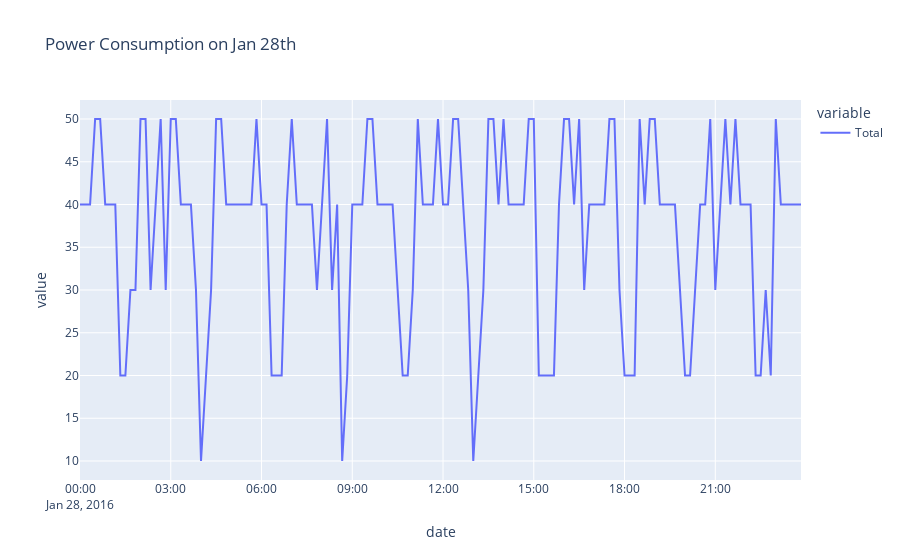
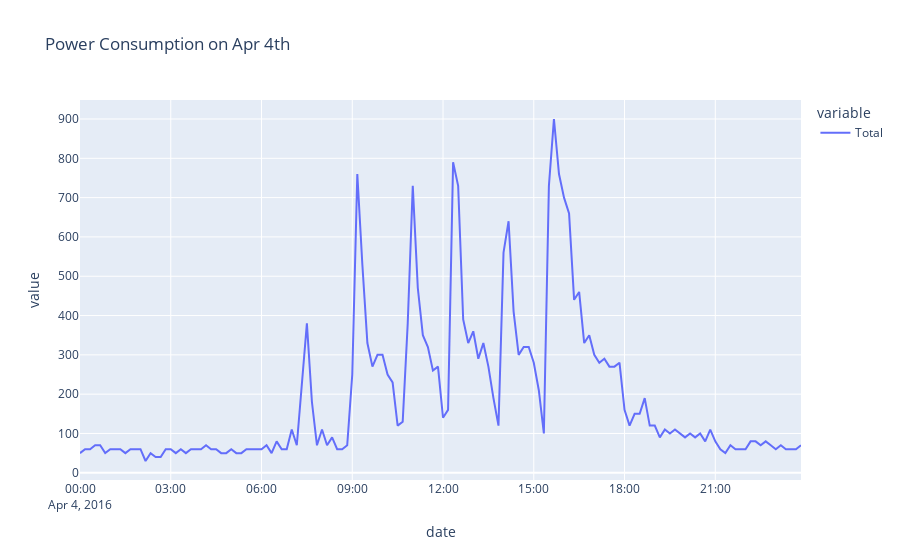
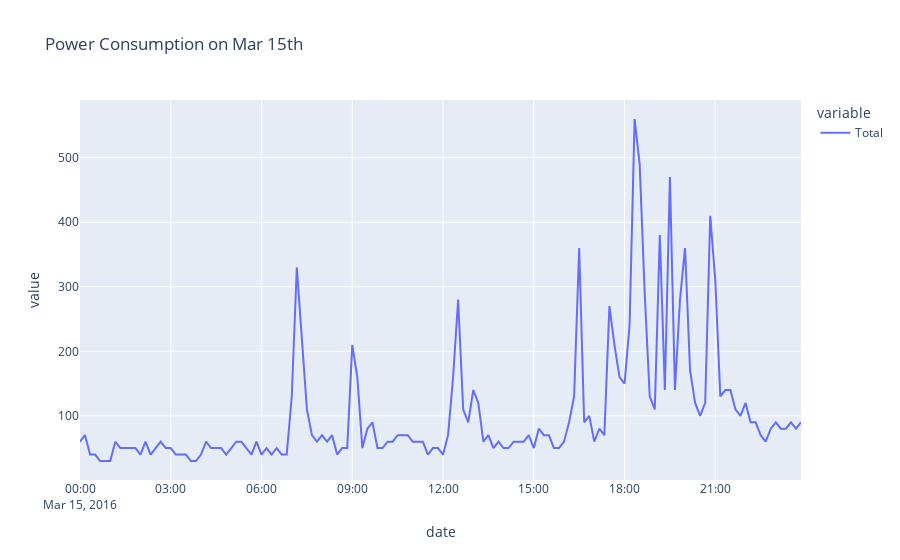

Here is the notebook cell these charts were saved with, in order:
### Markdown cell above
Analyzing the daily total energy consumption helped us reveal interesting insights such as January 28th has the minimum energy usage and April 4th recorded the maximum consumption. This insight sheds light on significant variations in energy demands on specific days.

Comparative analysis of average day energy consumption data, using March 15 as a reference as the electricity consumption is almost equal to the mean electricity consumption value, helps understand factors driving extreme energy consumption on specific dates, providing insights into distinct characteristics.

### Code cell
# From the above graph we identify the date with least electricity consumption is Jan 28th and Highest consumption is Apr 4th

df['Total'] = df['Appliances'] + df['lights']

fig = px.line(df[(df['month']==1)&(df['day']==28)], x='date', y=['Total'],title="Power Consumption on Jan 28th")
fig.show()

fig = px.line(df[(df['month']==4)&(df['day']==4)], x='date', y=['Total'],title="Power Consumption on Apr 4th")
fig.show()

# A day which is close to the mean value 
fig = px.line(df[(df['month']==3)&(df['day']==15)], x='date', y=['Total'],title="Power Consumption on Mar 15th")
fig.show()

### Figure 1 — Plotly figure (JSON) as saved in the notebook; plotly's stock layout.template omitted (floating-point values rounded to 4 significant figures; data arrays with more than 128 entries replaced by an {"elided": "..."} marker saying what was removed)
{"data": [{"hovertemplate": "variable=Total<br>date=%{x}<br>value=%{y}<extra></extra>", "legendgroup": "Total", "line": {"color": "#636efa", "dash": "solid"}, "marker": {"symbol": "circle"}, "mode": "lines", "name": "Total", "orientation": "v", "showlegend": true, "type": "scatter", "x": {"elided": "144 str values"}, "xaxis": "x", "y": {"elided": "144 int values"}, "yaxis": "y"}], "layout": {"legend": {"title": {"text": "variable"}, "tracegroupgap": 0}, "title": {"text": "Power Consumption on Jan 28th"}, "xaxis": {"anchor": "y", "domain": [0, 1], "title": {"text": "date"}}, "yaxis": {"anchor": "x", "domain": [0, 1], "title": {"text": "value"}}}}

### Figure 2 — Plotly figure (JSON) as saved in the notebook; plotly's stock layout.template omitted (floating-point values rounded to 4 significant figures; data arrays with more than 128 entries replaced by an {"elided": "..."} marker saying what was removed)
{"data": [{"hovertemplate": "variable=Total<br>date=%{x}<br>value=%{y}<extra></extra>", "legendgroup": "Total", "line": {"color": "#636efa", "dash": "solid"}, "marker": {"symbol": "circle"}, "mode": "lines", "name": "Total", "orientation": "v", "showlegend": true, "type": "scatter", "x": {"elided": "144 str values"}, "xaxis": "x", "y": {"elided": "144 int values"}, "yaxis": "y"}], "layout": {"legend": {"title": {"text": "variable"}, "tracegroupgap": 0}, "title": {"text": "Power Consumption on Apr 4th"}, "xaxis": {"anchor": "y", "domain": [0, 1], "title": {"text": "date"}}, "yaxis": {"anchor": "x", "domain": [0, 1], "title": {"text": "value"}}}}

### Figure 3 — Plotly figure (JSON) as saved in the notebook; plotly's stock layout.template omitted (floating-point values rounded to 4 significant figures; data arrays with more than 128 entries replaced by an {"elided": "..."} marker saying what was removed)
{"data": [{"hovertemplate": "variable=Total<br>date=%{x}<br>value=%{y}<extra></extra>", "legendgroup": "Total", "line": {"color": "#636efa", "dash": "solid"}, "marker": {"symbol": "circle"}, "mode": "lines", "name": "Total", "orientation": "v", "showlegend": true, "type": "scatter", "x": {"elided": "144 str values"}, "xaxis": "x", "y": {"elided": "144 int values"}, "yaxis": "y"}], "layout": {"legend": {"title": {"text": "variable"}, "tracegroupgap": 0}, "title": {"text": "Power Consumption on Mar 15th"}, "xaxis": {"anchor": "y", "domain": [0, 1], "title": {"text": "date"}}, "yaxis": {"anchor": "x", "domain": [0, 1], "title": {"text": "value"}}}}
